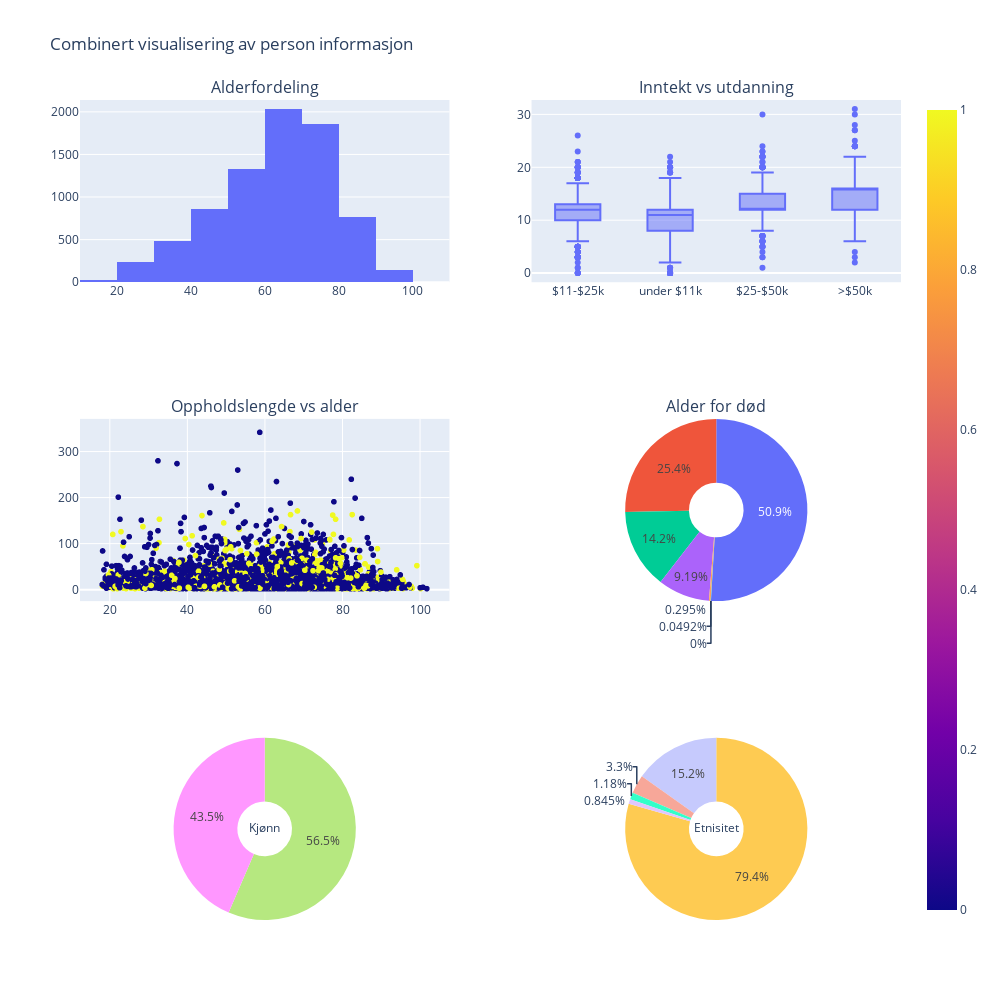

Notebook cell for this chart:
### Code cell
# Lage subplot: 2 rows, 2 columns
from plotly.subplots import make_subplots
import plotly.graph_objects as go
import plotly.express as px

fig = make_subplots(rows=3, cols=2, specs=[[{}, {}], [{},{"type": "domain"}], [{"type": "domain"}, {"type": "domain"}]], 
                    subplot_titles=("Alderfordeling", "Inntekt vs utdanning", "Oppholdslengde vs alder", "Alder for død"))

# Lage alder grupper for noen visualiseringer
max_alder = data['alder'].max()
max_alder = round(max_alder)

# Dele inn i bins på 20
bins = list(range(0, max_alder + 20, 20)) + [float('inf')]
labels = [f"{i}-{i+20}" for i in range(0, max_alder, 20)] + [f"{max_alder}+"]

# Lage alder grupper for noen visualiseringer
data['alder_group'] = pd.cut(data['alder'], bins=bins, labels=labels)
# Nummer av død per gruppe
dod = data[data['sykehusdød'] == 1].groupby('alder_group')['sykehusdød'].count()

# Plot 1: Alder (Histogram)
alder_count = px.histogram(data, x='alder', nbins=10)
fig.add_trace(alder_count['data'][0], row=1, col=1)

# Plot 2: Inntekt vs utdanning (Box Plot)
inntekt_vs_utd = px.box(data, x='inntekt', y='utdanning')
fig.add_trace(inntekt_vs_utd['data'][0], row=1, col=2)

# Plot 3: Oppholdslengde vs alder (Scatter Plot)
alder_vs_opphold = px.scatter(data, x='alder', y='oppholdslengde', color='sykehusdød')
fig.add_trace(alder_vs_opphold['data'][0], row=2, col=1)

# Plot 4: Død med alder grupper (Pie Chart)
fig.add_trace(go.Pie(labels=dod.index, values=dod.values, hole=.3), row=2, col=2)


# Plot 5: Kjønn (Pie Chart)
kjonn_count = data['kjønn'].value_counts()
fig.add_trace(go.Pie(labels=kjonn_count.index, values=kjonn_count.values, hole=.3, title="Kjønn"), row=3, col=1)

# Plot 6: Etnesitet (Pie Chart)
etnisitet_count = data['etnisitet'].value_counts()
fig.add_trace(go.Pie(labels=etnisitet_count.index, values=etnisitet_count.values, hole=.3, title="Etnisitet"), row=3, col=2)

# Fikse layout
fig.update_layout(height=1000, width=1000, title_text="Combinert visualisering av person informasjon", showlegend=False)

# Show plot
fig.show()

### Figure 1 — Plotly figure (JSON) as saved in the notebook; plotly's stock layout.template omitted (floating-point values rounded to 4 significant figures; data arrays with more than 128 entries replaced by an {"elided": "..."} marker saying what was removed)
{"data": [{"alignmentgroup": "True", "bingroup": "x", "hovertemplate": "alder=%{x}<br>count=%{y}<extra></extra>", "legendgroup": "", "marker": {"color": "#636efa", "pattern": {"shape": ""}}, "name": "", "nbinsx": 10, "offsetgroup": "", "orientation": "v", "showlegend": false, "type": "histogram", "x": {"elided": "7729 float values"}, "xaxis": "x", "yaxis": "y"}, {"alignmentgroup": "True", "hovertemplate": "inntekt=%{x}<br>utdanning=%{y}<extra></extra>", "legendgroup": "", "marker": {"color": "#636efa"}, "name": "", "notched": false, "offsetgroup": "", "orientation": "v", "showlegend": false, "type": "box", "x": {"elided": "7729 str values"}, "x0": " ", "xaxis": "x2", "y": {"elided": "7729 int values"}, "y0": " ", "yaxis": "y2"}, {"hovertemplate": "alder=%{x}<br>oppholdslengde=%{y}<br>sykehusdød=%{marker.color}<extra></extra>", "legendgroup": "", "marker": {"color": {"elided": "7729 int values"}, "coloraxis": "coloraxis", "symbol": "circle"}, "mode": "markers", "name": "", "showlegend": false, "type": "scattergl", "x": {"elided": "7729 float values"}, "xaxis": "x3", "y": {"elided": "7729 int values"}, "yaxis": "y3"}, {"domain": {"x": [0.55, 1], "y": [0.3889, 0.6111]}, "hole": 0.3, "labels": ["0-20", "20-40", "40-60", "60-80", "80-100", "100-120", "102+"], "type": "pie", "values": [6, 187, 516, 1036, 288, 1, 0]}, {"domain": {"x": [0, 0.45], "y": [0, 0.2222]}, "hole": 0.3, "labels": ["male", "female"], "title": {"text": "Kjønn"}, "type": "pie", "values": [4365, 3364]}, {"domain": {"x": [0.55, 1], "y": [0, 0.2222]}, "hole": 0.3, "labels": ["white", "black", "hispanic", "other", "asian"], "title": {"text": "Etnisitet"}, "type": "pie", "values": [6112, 1171, 254, 91, 65]}], "layout": {"annotations": [{"font": {"size": 16}, "showarrow": false, "text": "Alderfordeling", "x": 0.225, "xanchor": "center", "xref": "paper", "y": 1, "yanchor": "bottom", "yref": "paper"}, {"font": {"size": 16}, "showarrow": false, "text": "Inntekt vs utdanning", "x": 0.775, "xanchor": "center", "xref": "paper", "y": 1, "yanchor": "bottom", "yref": "paper"}, {"font": {"size": 16}, "showarrow": false, "text": "Oppholdslengde vs alder", "x": 0.225, "xanchor": "center", "xref": "paper", "y": 0.6111, "yanchor": "bottom", "yref": "paper"}, {"font": {"size": 16}, "showarrow": false, "text": "Alder for død", "x": 0.775, "xanchor": "center", "xref": "paper", "y": 0.6111, "yanchor": "bottom", "yref": "paper"}], "height": 1000, "showlegend": false, "title": {"text": "Combinert visualisering av person informasjon"}, "width": 1000, "xaxis": {"anchor": "y", "domain": [0, 0.45]}, "xaxis2": {"anchor": "y2", "domain": [0.55, 1]}, "xaxis3": {"anchor": "y3", "domain": [0, 0.45]}, "yaxis": {"anchor": "x", "domain": [0.7778, 1]}, "yaxis2": {"anchor": "x2", "domain": [0.7778, 1]}, "yaxis3": {"anchor": "x3", "domain": [0.3889, 0.6111]}}}
